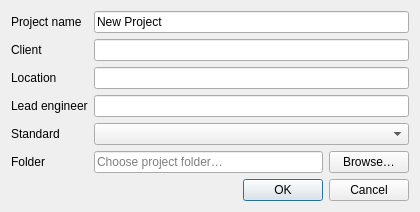
<?xml version="1.0" encoding="UTF-8"?>
<ui version="4.0">
 <class>NewProjectDialog</class>
 <widget class="QDialog" name="NewProjectDialog">
  <property name="windowTitle"><string>New Project</string></property>
  <property name="minimumSize"><size><width>420</width><height>0</height></size></property>
  <layout class="QVBoxLayout" name="verticalLayout">
   <item>
    <layout class="QFormLayout" name="formLayout">
     <item row="0" column="0"><widget class="QLabel" name="labelName"><property name="text"><string>Project name</string></property></widget></item>
     <item row="0" column="1"><widget class="QLineEdit" name="nameEdit"><property name="text"><string>New Project</string></property></widget></item>
     <item row="1" column="0"><widget class="QLabel" name="labelClient"><property name="text"><string>Client</string></property></widget></item>
     <item row="1" column="1"><widget class="QLineEdit" name="clientEdit"/></item>
     <item row="2" column="0"><widget class="QLabel" name="labelLocation"><property name="text"><string>Location</string></property></widget></item>
     <item row="2" column="1"><widget class="QLineEdit" name="locationEdit"/></item>
     <item row="3" column="0"><widget class="QLabel" name="labelEngineer"><property name="text"><string>Lead engineer</string></property></widget></item>
     <item row="3" column="1"><widget class="QLineEdit" name="engineerEdit"/></item>
     <item row="4" column="0"><widget class="QLabel" name="labelStandard"><property name="text"><string>Standard</string></property></widget></item>
     <item row="4" column="1"><widget class="QComboBox" name="standardCombo"/></item>
     <item row="5" column="0"><widget class="QLabel" name="labelFolder"><property name="text"><string>Folder</string></property></widget></item>
     <item row="5" column="1">
      <layout class="QHBoxLayout" name="folderLayout">
       <item><widget class="QLineEdit" name="folderEdit"><property name="readOnly"><bool>true</bool></property><property name="placeholderText"><string>Choose project folder…</string></property></widget></item>
       <item><widget class="QPushButton" name="btnBrowse"><property name="text"><string>Browse…</string></property></widget></item>
      </layout>
     </item>
    </layout>
   </item>
   <item>
    <widget class="QDialogButtonBox" name="buttonBox">
     <property name="standardButtons"><set>QDialogButtonBox::Cancel|QDialogButtonBox::Ok</set></property>
    </widget>
   </item>
  </layout>
 </widget>
 <resources/><connections/>
</ui>
